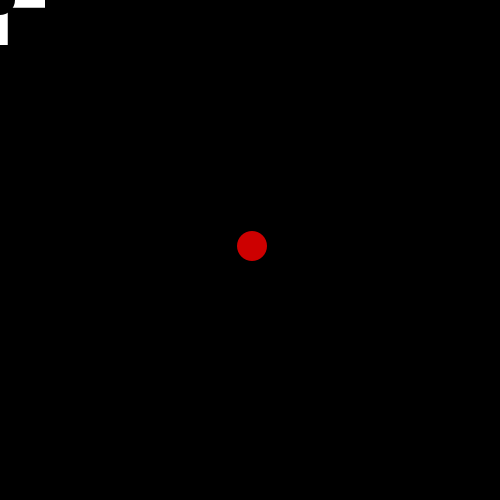
Frame 1 (no input)
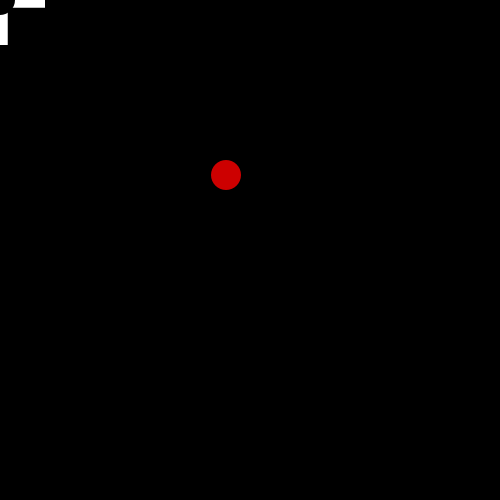
Frame 60 (the mouse pressed at the canvas centre just before this capture)
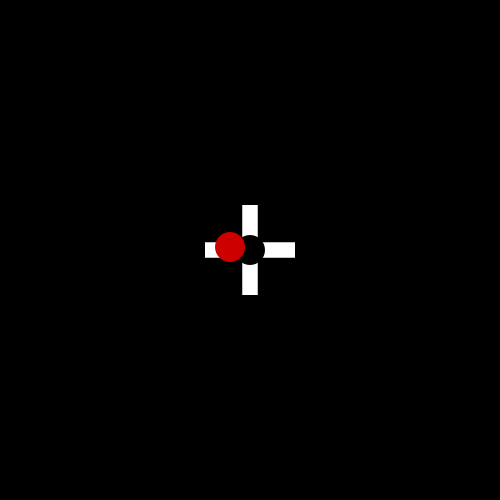
Frame 120 (the mouse held since frame 60 and released just before this capture)

The Processing sketch that drew these frames (run headless with seeded random() and noise(); from frame 60 on, the mouse is pressed at the canvas centre):

// Processing sketch: processing_122886
// ── processing_122886.pde

Target dot;

void setup(){
  size(500,500);
  noStroke();
  noCursor();
  dot = new Target();
}

void draw(){
  background(0);
  dot.display();
}

class Target{
  int x0 = 250;
  int y0 = 250;
  int xsig;
  int ysig;
  
  void display(){
    rectMode(CENTER);
    fill(255);
    rect(mouseX,mouseY,90,15);
    rect(mouseX,mouseY,90,15);
    rect(mouseX,mouseY,15,90);
    rect(mouseX,mouseY,15,90);
    fill(0);
    ellipse(mouseX,mouseY,30,30);
    xsig = x0 + (int)random(-10,10);
    ysig = y0 + (int)random(-10,10);
    if(xsig < 0 & xsig > 250 & ysig < 0 & ysig >250){
    } else {
      fill(205,0,0);
      ellipse(xsig, ysig,30,30);
      x0 = xsig;
      y0 = ysig;
    }
    if((mouseX == xsig) && (mouseY == ysig)){
      if(mousePressed){
        xsig = xsig;
        ysig = ysig;
      }
    }
  }
}
